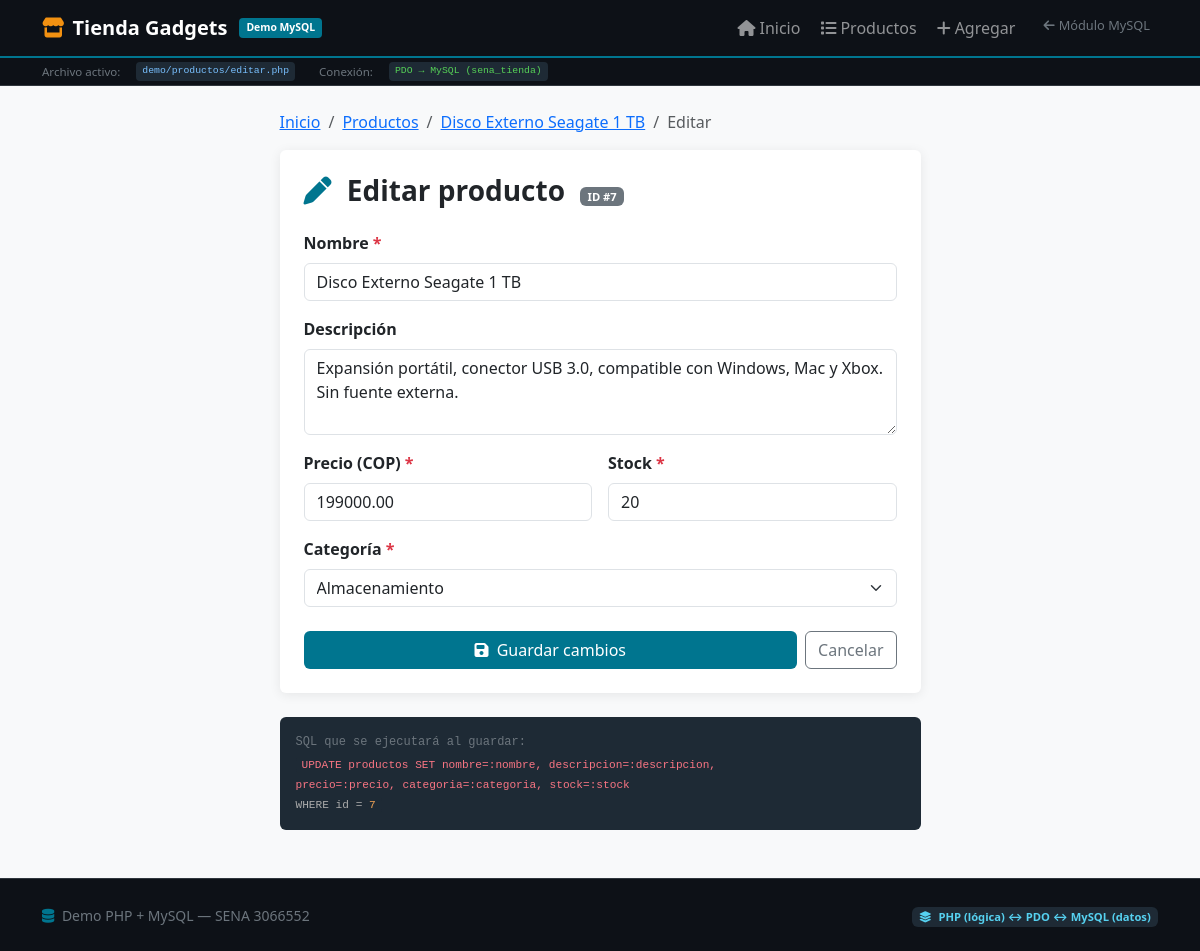
The page /productos/editar.php?id=7 on the database its author committed.
### tables this page shows
CREATE TABLE productos (
    id          INT           AUTO_INCREMENT PRIMARY KEY,
    nombre      VARCHAR(100)  NOT NULL,
    descripcion TEXT,
    precio      DECIMAL(10,2) NOT NULL DEFAULT 0.00,
    categoria   VARCHAR(50)   NOT NULL,
    stock       INT           NOT NULL DEFAULT 0,
    activo      TINYINT(1)    NOT NULL DEFAULT 1,
    creado_en   DATETIME      NOT NULL DEFAULT CURRENT_TIMESTAMP
);

### productos/editar.php (the view, shortened to what this page needs)
<?php
$id = filter_input(INPUT_GET, 'id', FILTER_VALIDATE_INT)
   ?? filter_input(INPUT_POST, 'id', FILTER_VALIDATE_INT);
$categorias = ['Computadores','Periféricos','Monitores','Audio','Tablets','Almacenamiento','Accesorios','Mobiliario'];
$errores    = [];
$producto   = null;
try {
    $pdo = DB::conectar();
    $stmt = $pdo->prepare('SELECT * FROM productos WHERE id = ? LIMIT 1');
    $stmt->execute([$id]);
    $producto = $stmt->fetch();
} catch (PDOException $e) {
    $errores[] = 'Error de base de datos.';
}
require_once __DIR__ . '/../includes/header.php';
?>
<div class="row justify-content-center">
  <div class="col-lg-7">
    <nav aria-label="breadcrumb" class="mb-3">
      <ol class="breadcrumb">
        <li class="breadcrumb-item"><a href="../index.php">Inicio</a></li>
        <li class="breadcrumb-item"><a href="index.php">Productos</a></li>
        <li class="breadcrumb-item"><a href="ver.php?id=<?= $id ?>">
          <?= htmlspecialchars($producto['nombre'] ?? '') ?>
        </a></li>
        <li class="breadcrumb-item active">Editar</li>
      </ol>
    </nav>
    <div class="card p-4">
      <h3 class="fw-bold mb-4">
        <i class="fas fa-pen me-2" style="color:var(--db)"></i>
        Editar producto
        <span class="badge bg-secondary ms-2" style="font-size:.7rem">ID #<?= $id ?></span>
      </h3>
      <form method="POST" action="editar.php?id=<?= $id ?>" novalidate>
        <div class="mb-3">
          <label for="nombre" class="form-label fw-semibold">Nombre <span class="text-danger">*</span></label>
          <input type="text" class="form-control" id="nombre" name="nombre"
                 value="<?= htmlspecialchars($producto['nombre'] ?? '') ?>" required maxlength="100">
        </div>
        <div class="mb-3">
          <label for="descripcion" class="form-label fw-semibold">Descripción</label>
          <textarea class="form-control" id="descripcion" name="descripcion" rows="3"><?= htmlspecialchars($producto['descripcion'] ?? '') ?></textarea>
        </div>
        <div class="row g-3">
          <div class="col-sm-6">
            <label for="precio" class="form-label fw-semibold">Precio (COP) <span class="text-danger">*</span></label>
            <input type="number" class="form-control" id="precio" name="precio"
                   value="<?= htmlspecialchars($producto['precio'] ?? '') ?>"
                   min="0" step="1000" required>
          </div>
          <div class="col-sm-6">
            <label for="stock" class="form-label fw-semibold">Stock <span class="text-danger">*</span></label>
            <input type="number" class="form-control" id="stock" name="stock"
                   value="<?= htmlspecialchars($producto['stock'] ?? '') ?>" min="0" required>
          </div>
        </div>
        <div class="mb-3 mt-3">
          <label for="categoria" class="form-label fw-semibold">Categoría <span class="text-danger">*</span></label>
          <select class="form-select" id="categoria" name="categoria" required>
            <?php foreach ($categorias as $cat): ?>
            <option value="<?= htmlspecialchars($cat) ?>"
                    <?= ($producto['categoria'] ?? '') === $cat ? 'selected' : '' ?>>
              <?= htmlspecialchars($cat) ?>
            </option>
            <?php endforeach; ?>
          </select>
        </div>
        <div class="d-flex gap-2 mt-4">
          <button type="submit" class="btn btn-db flex-grow-1">
            <i class="fas fa-save me-1"></i> Guardar cambios
          </button>
          <a href="ver.php?id=<?= $id ?>" class="btn btn-outline-secondary">Cancelar</a>
        </div>
      </form>
    </div>
    <div class="mt-4 alert-code p-3 rounded">
      <div class="text-secondary mb-1" style="font-size:.75rem">SQL que se ejecutará al guardar:</div>
      <code style="color:#f97583">UPDATE productos SET nombre=:nombre, descripcion=:descripcion,<br>
precio=:precio, categoria=:categoria, stock=:stock<br>
<span style="color:#aaa">WHERE id = <span style="color:#f0a356"><?= $id ?></span></span></code>
    </div>
  </div>
</div>
<?php require_once __DIR__ . '/../includes/footer.php'; ?>

### includes/header.php (style rules this page uses)
:root { --db: #00758f; --db2: #f29111; }
body { background: #f8f9fa; }
.card { border: none; box-shadow: 0 2px 12px rgba(0,0,0,.08); }
.btn-db { background: var(--db); color: #fff; border: none; }
code { background: #1e2a35; color: #79c0ff; padding: 2px 6px; border-radius: 4px; font-size: .85em; }
.alert-code { background: #1e2a35; color: #e6edf3; border-radius: 8px; font-family: monospace; font-size: .82rem; }

### rows shown on the page
productos: nombre "Disco Externo Seagate 1 TB", descripcion "Expansión portátil, conector USB 3.0, compatible con Windows, Mac y Xbox. Sin fuente externa.", precio "199000.00", stock "20", categoria "Almacenamiento"

### other values the page prints
$archivoActual "demo/productos/editar.php"
$id "7"
